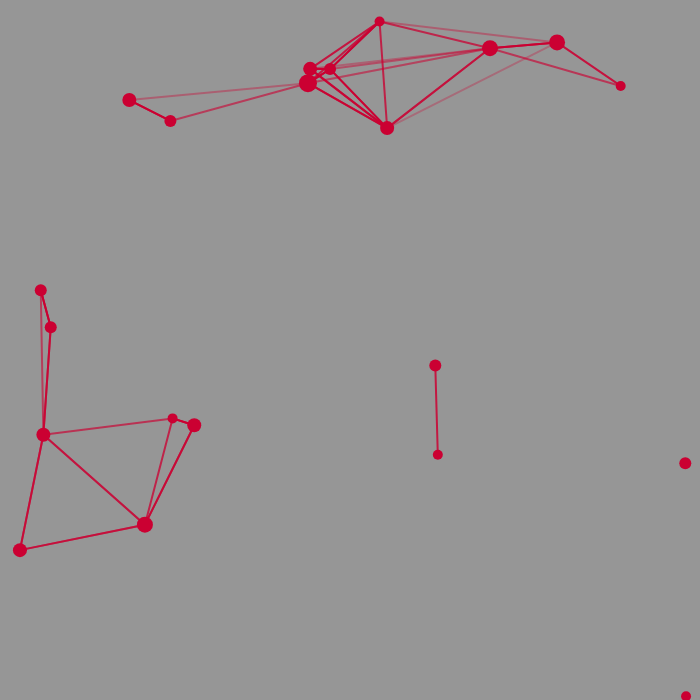
Frame 1 (no input)
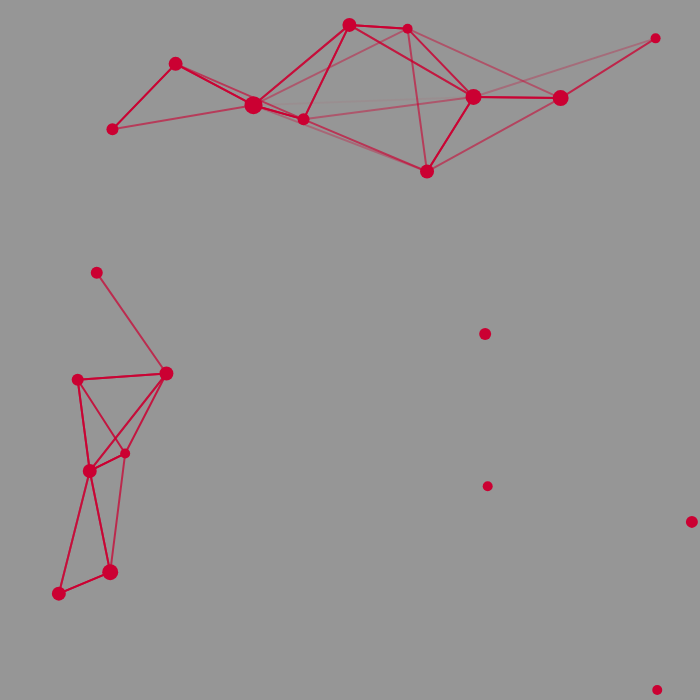
Frame 60 (no input)
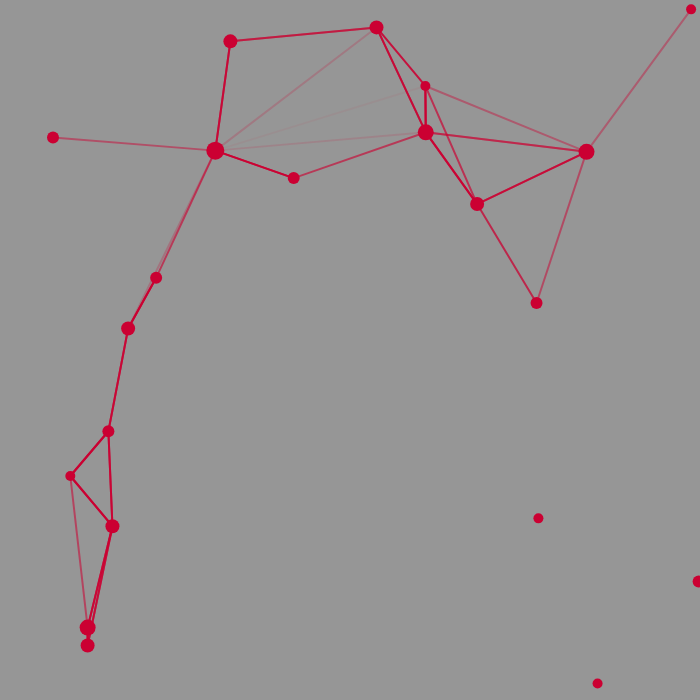
Frame 120 (the mouse pressed at the canvas centre since frame 60)

The p5.js sketch that drew these frames (run headless with seeded random() and noise() and a simulated clock; from frame 60 on, the mouse is pressed at the canvas centre):

// p5.js sketch
// ── sketch.js
var array_of_nodes = [];
const number_of_nodes = 20;
const canvas_width = 700;
const canvas_height = 700;

const node_color = "#cb0032";
const link_color = "#cb0032";
const stroke_color = "#cb0032";
const link_width = 2;

function setup() {
  createCanvas(canvas_width, canvas_height);
  

  for (let i = 0; i <= number_of_nodes; i++) {
    node = new Node(
      floor(random(5, 10)), 
      random(0, canvas_width), 
      random(0, canvas_height), 
      node_color,
      stroke_color,
      link_color,
      link_width,
      width,
      height);
    array_of_nodes.push(node);
  }

}

function draw() {
  createCanvas(canvas_width, canvas_height);
  background(150);
  
  for (let node of array_of_nodes) {
    node.change_alpha();
    node.show_links(array_of_nodes);
  }

  for (let node of array_of_nodes) {
    node.show();

  }

  for (let node of array_of_nodes) {
    node.move(array_of_nodes);
    //Hello
  }
}

// ── Node.js
function drawArrow(base, vec, myColor) {
  push();
  stroke(myColor);
  strokeWeight(3);
  fill(myColor);
  translate(base.x, base.y);
  line(0, 0, vec.x, vec.y);
  rotate(vec.heading());
  let arrowSize = 7;
  translate(vec.mag() - arrowSize, 0);
  triangle(0, arrowSize / 2, 0, -arrowSize / 2, arrowSize, 0);
  pop();
}



class Node {
  constructor(r, x, y, node_color, stroke_color, link_color, link_width, canvas_width , canvas_height) {
    
    //Position related
    this.x = x;
    this.y = y;
    this.r = r;
    this.pos = createVector(this.x, this.y);

    this.node_alpha = 255;
    this.link_alpha = 255;

    // Colors and alphas
    this.node_color = color(node_color);
    this.stroke_color = color(stroke_color);
    this.link_color = color(link_color);
    this.link_width = link_width;

    this.canvas_width = canvas_width;
    this.canvas_height = canvas_height;

    // Movement Related
    this.a = createVector(0,0);
    this.v = createVector(random(-1, 1), random(-1, 1));
  }

  change_alpha() {
    //this.alpha = 255-dist(this.x, this.y, mouseX, mouseY);
  }

  dist(other) {
    let d_x = other.x - this.x;
    let d_y = other.y - this.y;

    return Math.hypot(d_x, d_y);
  }

  get_links(array_of_nodes) {
    let neighbors = [];
    let max_distance = 3 * Math.pow(this.r, 2);
    //fill(100, 100, 100, 10);
    //circle(this.x, this.y, max_distance*2);
    for (let i of array_of_nodes) {
      if (this.dist(i) <= max_distance && this.dist(i) > 0) {
        neighbors.push(i);
      }
    }

    return neighbors;
  }

  show() {
    fill(this.node_color);
    strokeWeight(0);
    circle(this.x, this.y, this.r * 2);
  }

  show_links(array_of_nodes) {
    let color = this.link_color;
    strokeWeight(this.link_width);

    var linked_nodes = this.get_links(array_of_nodes);

    for (let node of linked_nodes) {
      push();
      color.setAlpha(255 - 0.005* Math.pow(this.dist(node), 2))
      stroke(color);
      line(this.x, this.y, node.x, node.y);
      pop();
    }
    pop();
  }
  
  bounce() {
    if (this.x >= this.canvas_width || this.x <= 0)
      this.v.x *= -1;
    if (this.y >= this.canvas_height || this.y <= 0)
      this.v.y *= -1;
  }


  move(array_of_nodes) {
    let neighbors = this.get_links(array_of_nodes);
    this.bounce();

    if (neighbors.length > 0) {
      this.cohesion(neighbors);
      this.repulsion(neighbors);
      //this.aligning(neighbors);
    }

    this.drag()

    this.x += this.v.x;
    this.y += this.v.y;
    this.pos.x = this.x;
    this.pos.y = this.y;
    
    //drawArrow(this.pos, p5.Vector.mult(this.v, 100), "blue");
  }

  cohesion(neighbors){
    let average_pos = createVector(0,0);
    for (let neighbor of neighbors){
      average_pos.add(neighbor.pos);
    }
    average_pos.div(neighbors.length);
    //circle(average_pos.x, average_pos.y, 10)
    this.v.lerp(average_pos.sub(this.pos), 0.0001)
    fill(0,255,0)
    
  }

  repulsion(neighbors){
    let leeway = Math.pow(this.r, 2);
    for (let neighbor of neighbors) {
      if (this.dist(neighbor) < this.r + neighbor.r + leeway)
        this.v.lerp(p5.Vector.sub(this.pos, neighbor.pos), 0.0005);
    }
  }

  drag() {
    let drag_coef = 0.01;
    this.v.setMag(this.v.setMag - drag_coef * this.v.mag * this.v.mag);
  }
}
